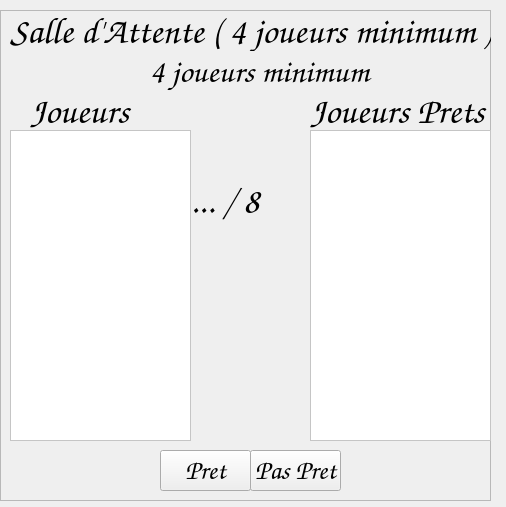
<?xml version="1.0" encoding="UTF-8"?>
<ui version="4.0">
 <class>SalleAttente</class>
 <widget class="QWidget" name="SalleAttente">
  <property name="geometry">
   <rect>
    <x>0</x>
    <y>0</y>
    <width>506</width>
    <height>507</height>
   </rect>
  </property>
  <property name="windowTitle">
   <string>Salle d'attente</string>
  </property>
  <property name="styleSheet">
   <string notr="true">background-image: url(:/img/challengeNoel.png);</string>
  </property>
  <widget class="QFrame" name="frame">
   <property name="geometry">
    <rect>
     <x>0</x>
     <y>10</y>
     <width>491</width>
     <height>491</height>
    </rect>
   </property>
   <property name="frameShape">
    <enum>QFrame::StyledPanel</enum>
   </property>
   <property name="frameShadow">
    <enum>QFrame::Raised</enum>
   </property>
   <widget class="QListWidget" name="listWidgetJoueur">
    <property name="geometry">
     <rect>
      <x>10</x>
      <y>120</y>
      <width>181</width>
      <height>311</height>
     </rect>
    </property>
    <property name="font">
     <font>
      <pointsize>15</pointsize>
     </font>
    </property>
    <property name="styleSheet">
     <string notr="true">background-color: rgb(255, 255, 255);</string>
    </property>
   </widget>
   <widget class="QListWidget" name="listWidgetJoueurPret">
    <property name="geometry">
     <rect>
      <x>310</x>
      <y>120</y>
      <width>181</width>
      <height>311</height>
     </rect>
    </property>
    <property name="font">
     <font>
      <pointsize>15</pointsize>
     </font>
    </property>
    <property name="styleSheet">
     <string notr="true">background-color: rgb(255, 255, 255);</string>
    </property>
   </widget>
   <widget class="QLabel" name="labelSalleAttente">
    <property name="geometry">
     <rect>
      <x>10</x>
      <y>0</y>
      <width>491</width>
      <height>41</height>
     </rect>
    </property>
    <property name="font">
     <font>
      <family>Z003</family>
      <pointsize>28</pointsize>
      <italic>true</italic>
      <bold>true</bold>
     </font>
    </property>
    <property name="text">
     <string>Salle d'Attente ( 4 joueurs minimum )</string>
    </property>
   </widget>
   <widget class="QLabel" name="label">
    <property name="geometry">
     <rect>
      <x>150</x>
      <y>40</y>
      <width>251</width>
      <height>41</height>
     </rect>
    </property>
    <property name="font">
     <font>
      <family>Z003</family>
      <pointsize>25</pointsize>
      <italic>true</italic>
      <bold>true</bold>
     </font>
    </property>
    <property name="text">
     <string>4 joueurs minimum</string>
    </property>
   </widget>
   <widget class="QPushButton" name="pushButtonPasPret">
    <property name="geometry">
     <rect>
      <x>250</x>
      <y>440</y>
      <width>91</width>
      <height>41</height>
     </rect>
    </property>
    <property name="font">
     <font>
      <family>Z003</family>
      <pointsize>20</pointsize>
      <italic>true</italic>
      <bold>true</bold>
     </font>
    </property>
    <property name="text">
     <string>Pas Pret</string>
    </property>
   </widget>
   <widget class="QPushButton" name="pushButtonPret">
    <property name="geometry">
     <rect>
      <x>160</x>
      <y>440</y>
      <width>91</width>
      <height>41</height>
     </rect>
    </property>
    <property name="font">
     <font>
      <family>Z003</family>
      <pointsize>20</pointsize>
      <italic>true</italic>
      <bold>true</bold>
     </font>
    </property>
    <property name="text">
     <string>Pret</string>
    </property>
   </widget>
   <widget class="QLabel" name="label_2">
    <property name="geometry">
     <rect>
      <x>30</x>
      <y>80</y>
      <width>111</width>
      <height>41</height>
     </rect>
    </property>
    <property name="font">
     <font>
      <family>Z003</family>
      <pointsize>28</pointsize>
      <italic>true</italic>
      <bold>true</bold>
     </font>
    </property>
    <property name="text">
     <string>Joueurs</string>
    </property>
   </widget>
   <widget class="QLabel" name="label_3">
    <property name="geometry">
     <rect>
      <x>310</x>
      <y>80</y>
      <width>181</width>
      <height>41</height>
     </rect>
    </property>
    <property name="font">
     <font>
      <family>Z003</family>
      <pointsize>28</pointsize>
      <italic>true</italic>
      <bold>true</bold>
     </font>
    </property>
    <property name="text">
     <string>Joueurs Prets</string>
    </property>
   </widget>
   <widget class="QLabel" name="label_4">
    <property name="geometry">
     <rect>
      <x>190</x>
      <y>170</y>
      <width>121</width>
      <height>41</height>
     </rect>
    </property>
    <property name="font">
     <font>
      <family>Z003</family>
      <pointsize>28</pointsize>
      <italic>true</italic>
      <bold>true</bold>
     </font>
    </property>
    <property name="text">
     <string>... / 8</string>
    </property>
   </widget>
  </widget>
 </widget>
 <resources/>
 <connections/>
</ui>
